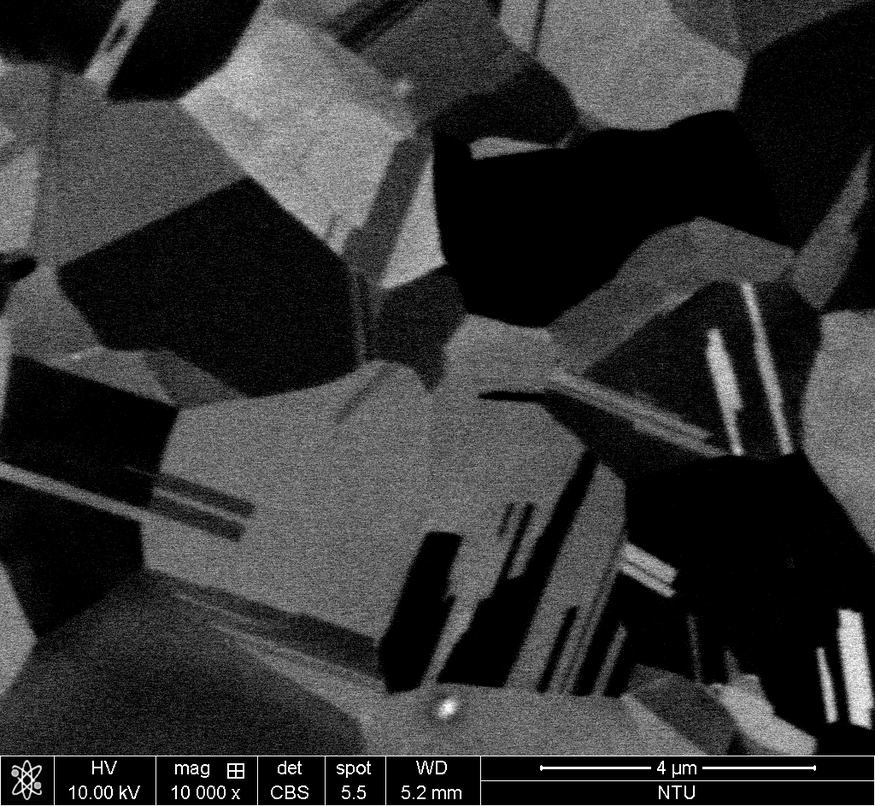
#> input picture 10000xbse_007.tif, 875 x 806 px, shrunk from 1024 x 943 before the run
$ python -i enhance_edges.py   (imports and definitions only)
#> lines starting #> are read from the running program, lines starting #| are printed output that depends on the picture
#> further down, picture is the input picture: shape (806, 875, 3); min 0, max 255, mean 51.4
import cv2
import numpy as np


def preprocess_image(
    image: 'cv2.Mat',
    clip_limit: float = 2.0,
    tile_grid_size: int = 8,
    gaussian_size: int = 5,
    median_size: int = 5,
    low_threshold: int = 50,
    high_threshold: int = 150,
) -> 'cv2.Mat':
    """Enhance edges in ``image`` using CLAHE, blurs and Canny detection.

    Parameters
    ----------
    image : cv2.Mat
        Grayscale or BGR image to process.
    clip_limit : float, optional
        CLAHE clip limit, by default 2.0.
    tile_grid_size : int, optional
        Tile grid size for CLAHE, by default 8.
    gaussian_size : int, optional
        Kernel size for Gaussian blur, by default 5.
    median_size : int, optional
        Kernel size for median blur, by default 5.
    low_threshold : int, optional
        Lower threshold for Canny, by default 50.
    high_threshold : int, optional
        Upper threshold for Canny, by default 150.

    Returns
    -------
    cv2.Mat
        Binary edge image from Canny detector.
    """
#> called with clip_limit = 2, tile_grid_size = 8, gaussian_size = 5, median_size = 5, low_threshold = 50, high_threshold = 150

    if len(image.shape) == 3:
        gray = cv2.cvtColor(image, cv2.COLOR_BGR2GRAY)
    else:
        gray = image.copy()

    clahe = cv2.createCLAHE(clipLimit=clip_limit, tileGridSize=(tile_grid_size, tile_grid_size))
    clahe_img = clahe.apply(gray)
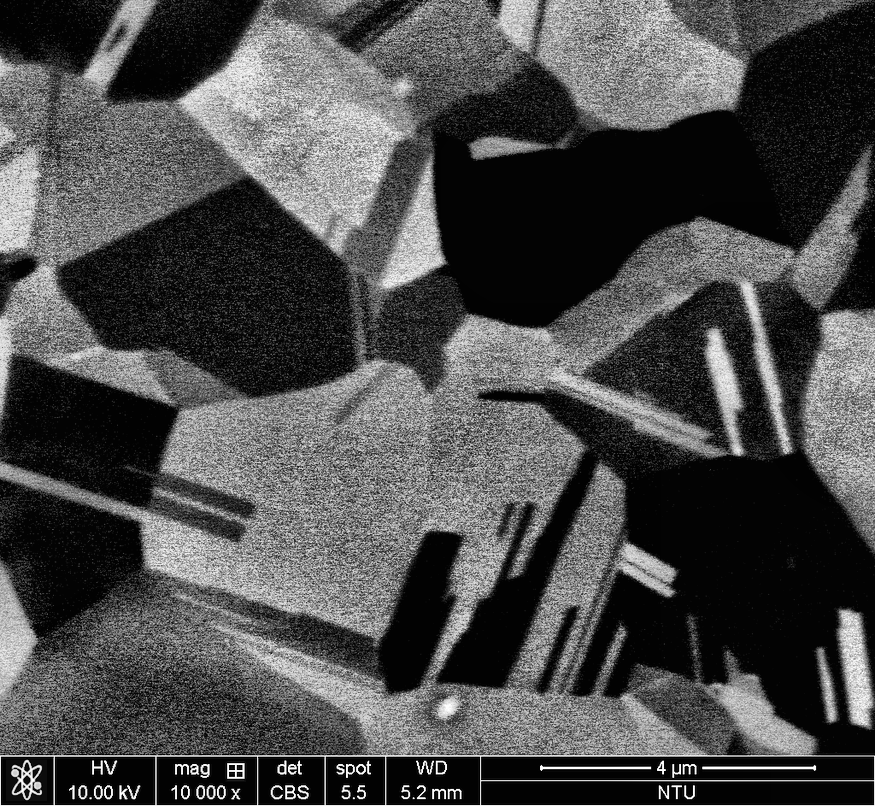
#> clahe_img: shape (806, 875); min 1, max 255, mean 75

    if gaussian_size % 2 == 0:
        gaussian_size += 1
    blurred = cv2.GaussianBlur(clahe_img, (gaussian_size, gaussian_size), 0)

    if median_size % 2 == 0:
        median_size += 1
    median_blur = cv2.medianBlur(blurred, median_size)

    final_clahe = cv2.createCLAHE(clipLimit=clip_limit, tileGridSize=(tile_grid_size, tile_grid_size))
    final_img = final_clahe.apply(median_blur)
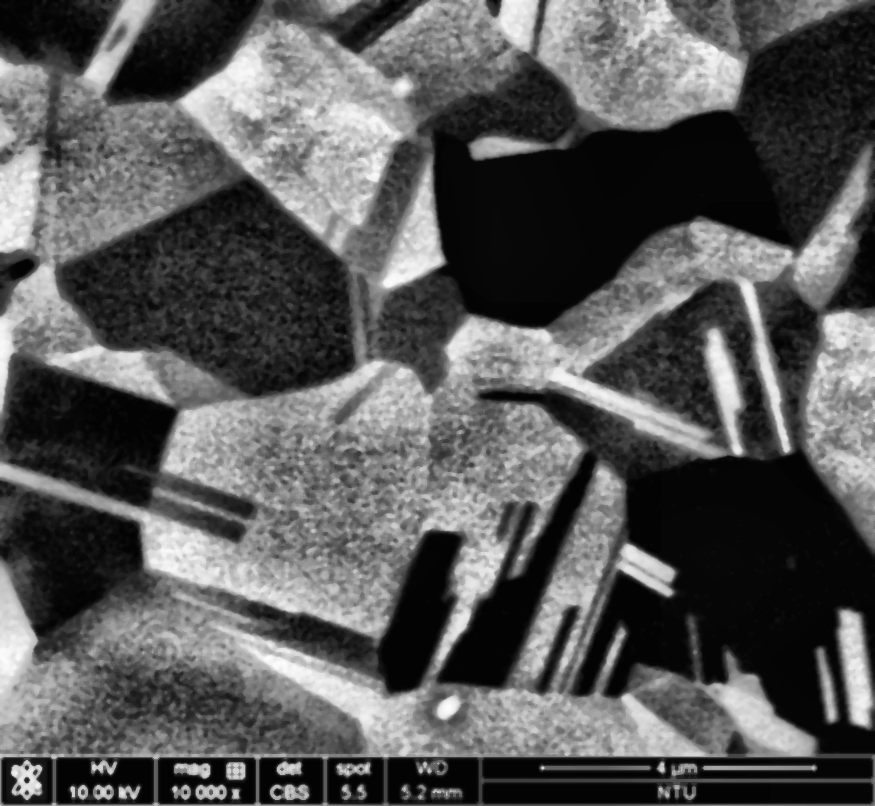
#> final_img: shape (806, 875); min 1, max 253, mean 89

    edges = cv2.Canny(final_img, low_threshold, high_threshold)
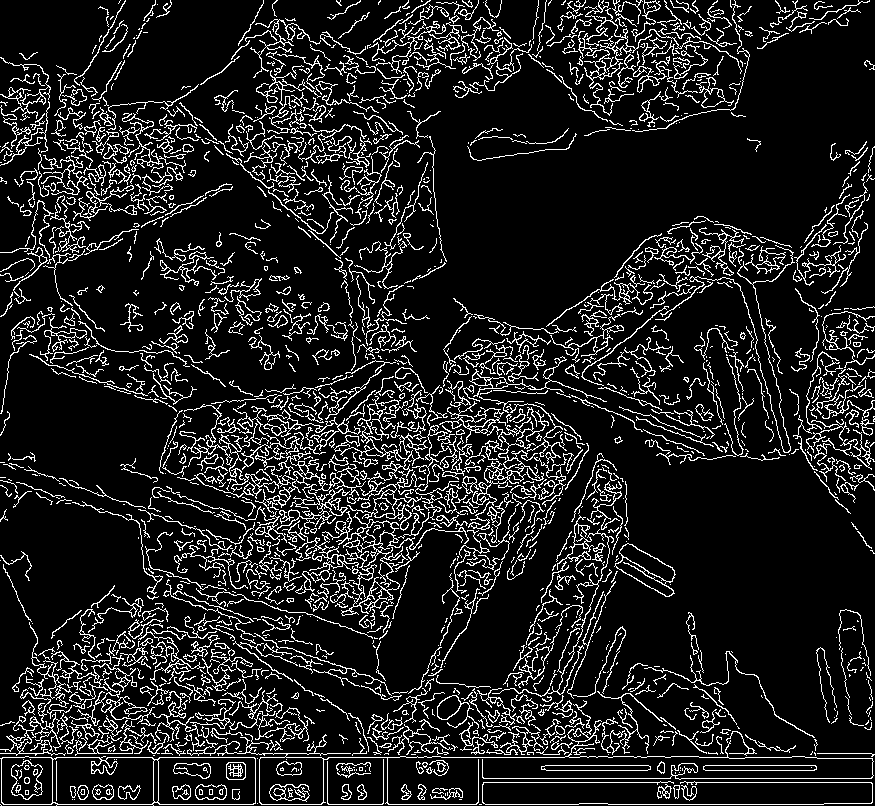
#> edges: shape (806, 875); 12.4% white in thin lines or dots
    return edges

>>> import cv2
>>> picture = cv2.imread('../10000xbse_007.tif')
>>> result = preprocess_image(picture)
